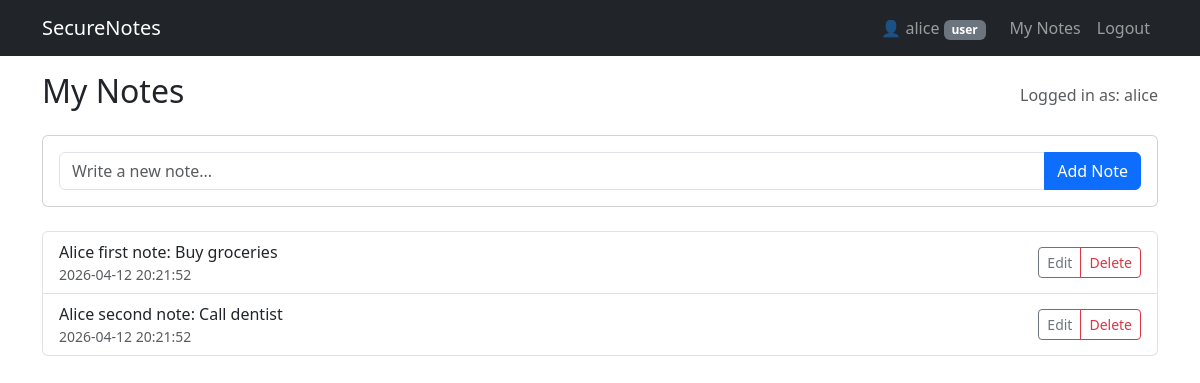
/dashboard (signed in), run on the app's committed database.
### tables this page shows
CREATE TABLE notes (
    id INTEGER PRIMARY KEY AUTOINCREMENT,
    user_id INTEGER NOT NULL,
    content TEXT NOT NULL,
    created_at TIMESTAMP DEFAULT CURRENT_TIMESTAMP,
    FOREIGN KEY (user_id) REFERENCES users (id)
);

### app.py (the view)
@app.route('/dashboard')
@login_required
def dashboard():
    db = get_db()
    if VULNERABLE_SQL:
        cur = db.execute(f"SELECT * FROM notes WHERE user_id = {session['user_id']} ORDER BY created_at DESC")
    else:
        cur = db.execute("SELECT * FROM notes WHERE user_id = ? ORDER BY created_at DESC", (session['user_id'],))
    notes = cur.fetchall()
    db.close()
    return render_template('dashboard.html', notes=notes)

### app.py (called while the page is built)
def get_db():
    conn = sqlite3.connect(DATABASE)
    conn.row_factory = sqlite3.Row
    return conn

def login_required(f):
    @wraps(f)
    def decorated_function(*args, **kwargs):
        if 'user_id' not in session:
            return redirect(url_for('login'))
        return f(*args, **kwargs)
    return decorated_function

@app.after_request
def apply_secure_headers(response):
    if SECURE_HEADERS:
        response.headers['Content-Security-Policy'] = "default-src 'self'; script-src 'self'"
        response.headers['X-Content-Type-Options'] = 'nosniff'
        response.headers['X-Frame-Options'] = 'DENY'
    return response

@app.context_processor
def inject_vars():
    return dict(VULNERABLE_XSS=VULNERABLE_XSS)

### templates/dashboard.html (shortened to what this page needs)
{% extends "base.html" %}
{% block content %}
<div class="d-flex justify-content-between align-items-center mb-3">
    <h2>My Notes</h2>
    <span class="text-muted">Logged in as: {{ session.username }}</span>
</div>
<div class="card mb-4">
    <div class="card-body">
        <form method="POST" action="{{ url_for('create_note') }}">
            <div class="input-group">
                <input type="text" name="content" class="form-control" placeholder="Write a new note..." required>
                <button class="btn btn-primary" type="submit">Add Note</button>
            </div>
        </form>
    </div>
</div>
{% if notes %}
<div class="list-group">
    {% for note in notes %}
    <div class="list-group-item d-flex justify-content-between align-items-center">
        <div class="note-content">
            {% if VULNERABLE_XSS %}
            {{ note.content | safe }}
            {% else %}
            {{ note.content }}
            {% endif %}
            <small class="text-muted d-block">{{ note.created_at }}</small>
        </div>
        <div class="btn-group">
            <a href="{{ url_for('edit_note', note_id=note.id) }}" class="btn btn-sm btn-outline-secondary">Edit</a>
            <a href="{{ url_for('delete_note', note_id=note.id) }}" class="btn btn-sm btn-outline-danger"
               onclick="return confirm('Delete this note permanently?')">Delete</a>
        </div>
    </div>
    {% endfor %}
</div>
{% else %}
<div class="alert alert-info">You haven't created any notes yet.</div>
{% endif %}
{% endblock %}

### templates/base.html (style rules this page uses)
body { padding-bottom: 2rem; }

### data on the page
notes: content "Alice first note: Buy groceries", created_at "2026-04-12 20:21:52"
notes: content "Alice second note: Call dentist", created_at "2026-04-12 20:21:52"

### other printed values
{{ session.username }} "alice"
{{ session.role }} "user"
